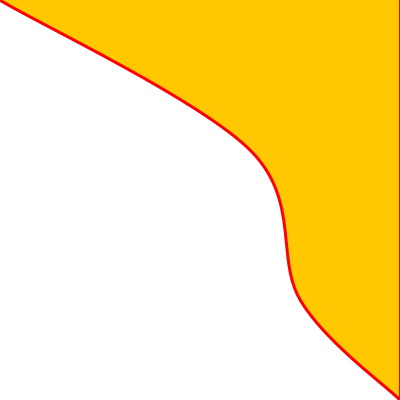
Frame 1 (no input)
Frame 60 (the mouse pressed at the canvas centre just before this capture): identical to frame 1, image omitted
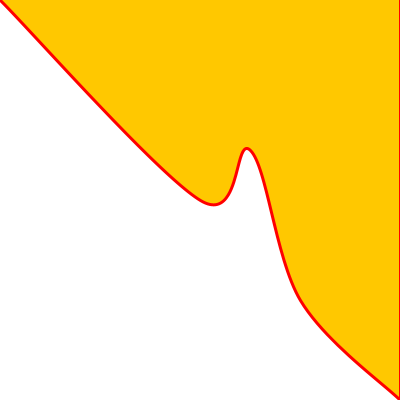
Frame 120 (the mouse held since frame 60 and released just before this capture)

The Processing sketch that drew these frames (run headless with seeded random() and noise(); from frame 60 on, the mouse is pressed at the canvas centre):

// Processing sketch: processing_66569
// ── processing_66569.pde

int mX = 0;
int mY = 0;
boolean state = false;

void setup() {
  size(400, 400);
}

void draw() {

  background(255);
  strokeWeight(3);
  stroke(255, 0, 0);
  fill(255, 200, 0);




  if (keyPressed == true) {

    beginShape();
    curveVertex(0, 0);
    curveVertex(0, 0);
    curveVertex(mX, mY);
    curveVertex(250, 150);
    curveVertex(300, 300);
    curveVertex(400, 400);
    curveVertex(400, 400);
    vertex(400, 0);
    endShape();
    println("Key Pressed");
  } 
  else {
    mX = mouseX;
    mY = mouseY;

    beginShape();
    curveVertex(0, 0);
    curveVertex(0, 0);
    curveVertex(mouseX, mouseY);
    curveVertex(250, 150);
    curveVertex(300, 300);
    curveVertex(400, 400);
    curveVertex(400, 400);
    vertex(400, 0);
    endShape();
  }
}
